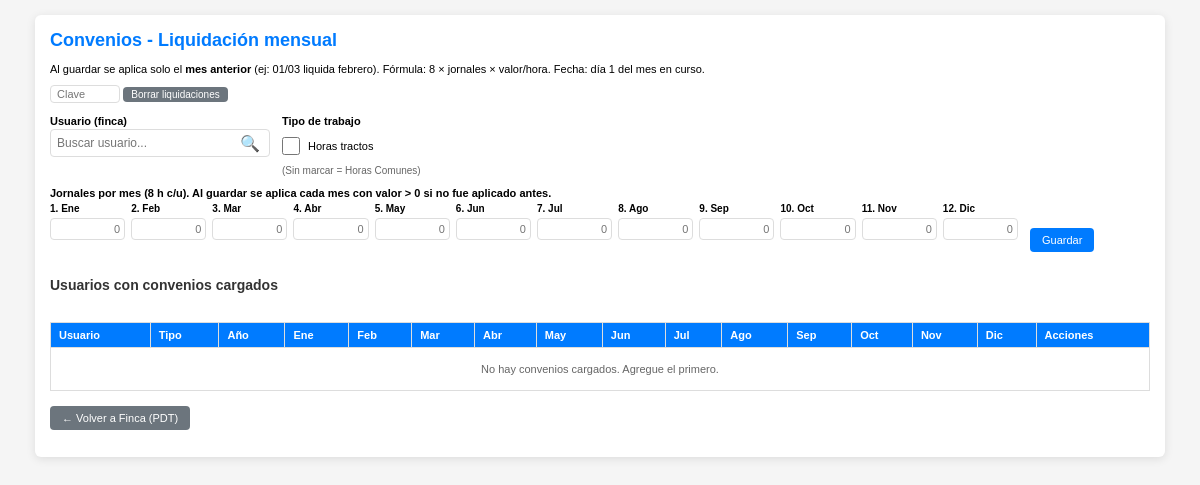
Before: /gestionar_convenios.php (signed in) with the older database file.
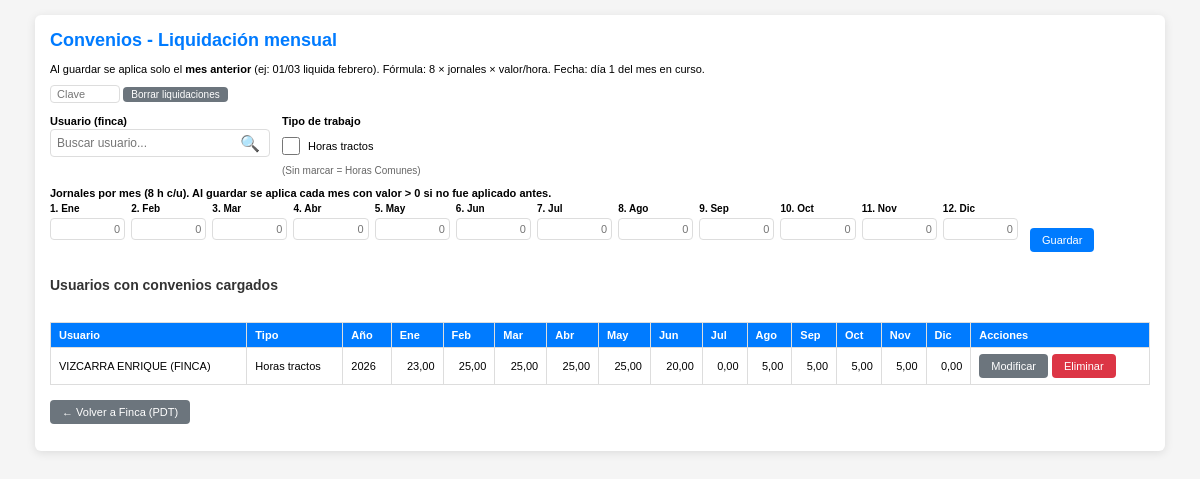
After: the same page with the newer database file.
### tables this page shows
CREATE TABLE `convenios_finca` (
  `id` int(11) NOT NULL AUTO_INCREMENT,
  `usuario_id` int(11) NOT NULL,
  `tipo_trabajo` varchar(50) NOT NULL DEFAULT 'Horas Comunes',
  `anio` int(11) NOT NULL,
  `monto_mes_1` decimal(12,2) DEFAULT 0.00,
  `monto_mes_2` decimal(12,2) DEFAULT 0.00,
  `monto_mes_3` decimal(12,2) DEFAULT 0.00,
  `monto_mes_4` decimal(12,2) DEFAULT 0.00,
  `monto_mes_5` decimal(12,2) DEFAULT 0.00,
  `monto_mes_6` decimal(12,2) DEFAULT 0.00,
  `monto_mes_7` decimal(12,2) DEFAULT 0.00,
  `monto_mes_8` decimal(12,2) DEFAULT 0.00,
  `monto_mes_9` decimal(12,2) DEFAULT 0.00,
  `monto_mes_10` decimal(12,2) DEFAULT 0.00,
  `monto_mes_11` decimal(12,2) DEFAULT 0.00,
  `monto_mes_12` decimal(12,2) DEFAULT 0.00,
  `fecha_creacion` timestamp NOT NULL DEFAULT current_timestamp(),
  PRIMARY KEY (`id`),
  UNIQUE KEY `uk_usuario_tipo_anio` (`usuario_id`,`tipo_trabajo`,`anio`),
  KEY `idx_usuario` (`usuario_id`),
  KEY `idx_anio` (`anio`),
  CONSTRAINT `convenios_finca_ibfk_1` FOREIGN KEY (`usuario_id`) REFERENCES `usuarios` (`id`) ON DELETE CASCADE
);

CREATE TABLE `usuarios` (
  `id` int(11) NOT NULL AUTO_INCREMENT,
  `apellido` varchar(150) NOT NULL,
  `dni` varchar(20) NOT NULL,
  `cuit` varchar(25) DEFAULT NULL,
  `domicilio` varchar(200) DEFAULT NULL,
  `email` varchar(100) DEFAULT NULL,
  `celular` varchar(20) DEFAULT NULL,
  `consorcio` varchar(100) DEFAULT NULL,
  PRIMARY KEY (`id`)
);

### gestionar_convenios.php (the view, shortened to what the changed rows need)
<?php
include 'db.php';
$fila_edit = null;
$lista = mysqli_query($conexion, "
    SELECT c.*, u.apellido AS usuario_nombre
    FROM convenios_finca c
    INNER JOIN usuarios u ON u.id = c.usuario_id
    ORDER BY c.anio DESC, u.apellido ASC, c.tipo_trabajo ASC
");
?>
<!DOCTYPE html>
<html lang="es">
<head>
</head>
<body>
    <div class="container">
        <h2>Convenios - Liquidación mensual</h2>
        <form method="POST" class="form-nav-enter">
            <div class="form-row">
                <div class="campo" style="flex: 2;">
                    <div class="grid-meses">
                        <?php for ($m = 1; $m <= 12; $m++):
                            $nombres = ['Ene','Feb','Mar','Abr','May','Jun','Jul','Ago','Sep','Oct','Nov','Dic'];
                            $val = $fila_edit ? ($fila_edit["monto_mes_$m"] ?? 0) : '';
                        ?>
                            <div class="mes-campo">
                                <label><?= $m ?>. <?= $nombres[$m-1] ?></label>
                                <input type="text" name="mes_<?= $m ?>" placeholder="0" value="<?= htmlspecialchars($val) ?>" inputmode="decimal">
                            </div>
                        <?php endfor; ?>
                    </div>
                </div>
            </div>
        </form>
        <div class="wrap-tabla">
            <table>
                <thead>
                    <tr>
                        <th>Usuario</th>
                        <th>Tipo</th>
                        <th>Año</th>
                        <th>Ene</th><th>Feb</th><th>Mar</th><th>Abr</th><th>May</th><th>Jun</th>
                        <th>Jul</th><th>Ago</th><th>Sep</th><th>Oct</th><th>Nov</th><th>Dic</th>
                        <th>Acciones</th>
                    </tr>
                </thead>
                <tbody>
                    <?php if ($lista && mysqli_num_rows($lista) > 0): ?>
                        <?php while ($f = mysqli_fetch_assoc($lista)): ?>
                            <tr>
                                <td><?= htmlspecialchars($f['usuario_nombre']) ?></td>
                                <td><?= htmlspecialchars($f['tipo_trabajo']) ?></td>
                                <td><?= $f['anio'] ?></td>
                                <?php for ($m = 1; $m <= 12; $m++): ?>
                                    <td style="text-align:right;"><?= number_format((float)($f["monto_mes_$m"] ?? 0), 2, ',', '.') ?></td>
                                <?php endfor; ?>
                                <td>
                                    <div class="acciones">
                                        <form method="POST" style="display:inline;">
                                            <button type="submit" name="editar" class="btn btn-secondary">Modificar</button>
                                        </form>
                                        <form method="POST" style="display:inline;" onsubmit="return confirm('¿Eliminar este convenio?');">
                                            <button type="submit" name="eliminar" class="btn btn-danger">Eliminar</button>
                                        </form>
                                    </div>
                                </td>
                            </tr>
                        <?php endwhile; ?>
                    <?php else: ?>
                        <tr>
                            <td colspan="16" style="text-align:center; padding:15px; color:#666;">No hay convenios cargados. Agregue el primero.</td>
                        </tr>
                    <?php endif; ?>
                </tbody>
            </table>
        </div>
    </div>
</body>
</html>

Changed rows visible on the page:
added convenios_finca: usuario.apellido "VIZCARRA ENRIQUE (FINCA)", tipo_trabajo "Horas tractos", anio "2026", monto_mes_1 "23,00", monto_mes_2 "25,00", monto_mes_3 "25,00", monto_mes_4 "25,00", monto_mes_5 "25,00", monto_mes_6 "20,00", monto_mes_7 "0,00", monto_mes_8 "5,00", monto_mes_9 "5,00", monto_mes_10 "5,00", monto_mes_11 "5,00", monto_mes_12 "0,00"
Other visible differences:
text no longer shown: "No hay convenios cargados. Agregue el primero."
